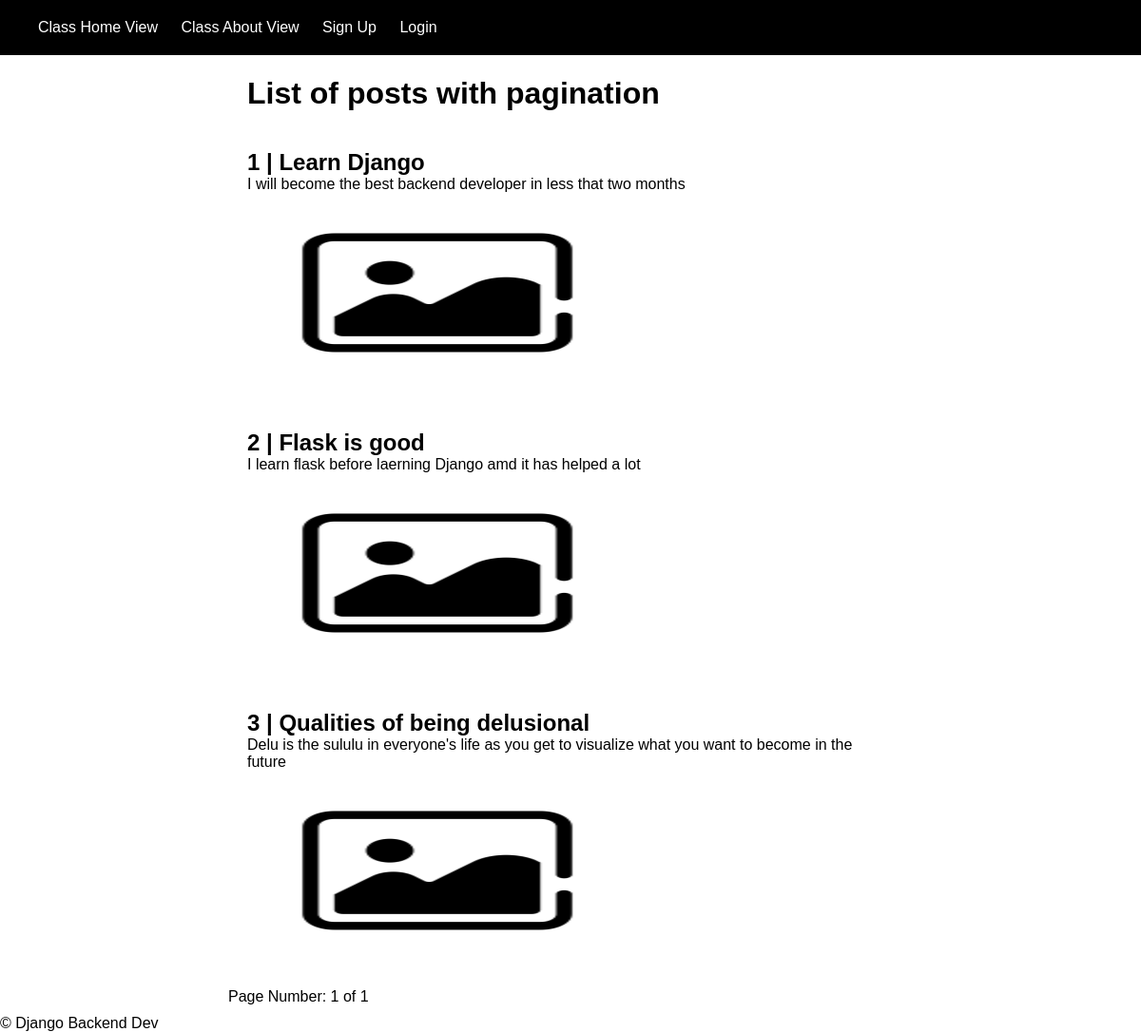
/class-based-view?page=2, run on an earlier commit of the app's database.
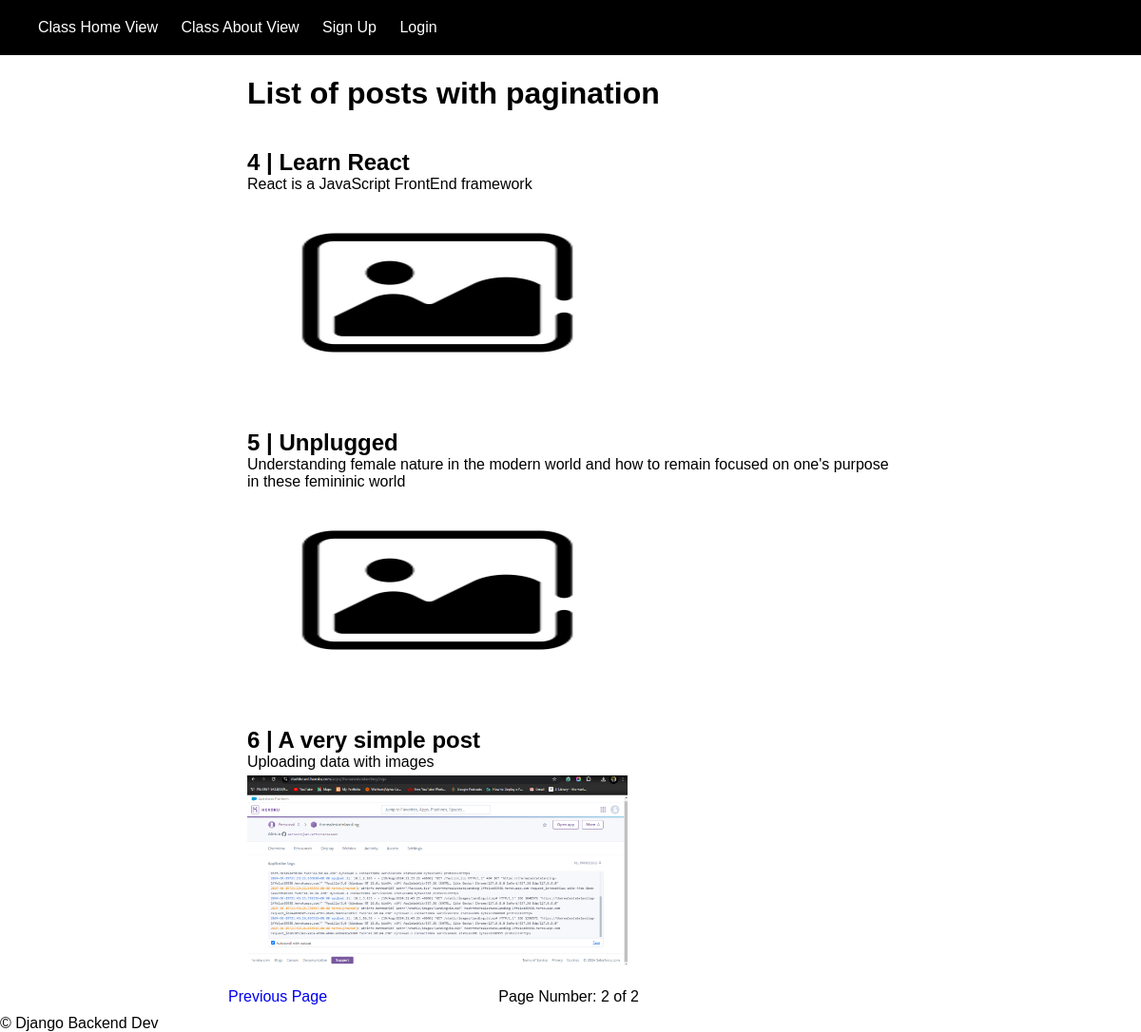
And on a later commit of the database.
### posts/models.py (models this page shows, shortened)
class Post(models.Model):
    title = models.CharField(max_length=255)
    author = models.CharField(max_length=255)
    content = models.TextField()
    image = models.ImageField(upload_to='uploads', default='default.png')
    date_created = models.DateTimeField(auto_now_add=True)

### posts/views.py (the view)
# urls.py: path('class-based-view', views.HomePageView.as_view(), name='home-class-view'),
class HomePageView(View):
    template_name = 'index.html'
    def get(self, request):
        posts = Post.objects.all()
        paginator = Paginator(posts, 3)
        page_number = request.GET.get('page')
        page_obj = paginator.get_page(page_number)
        context = {
            'posts': page_obj,
            'title': 'Home Page'
        }
        return render(request, self.template_name, context)

### templates/index.html (shortened to what this page needs)
{% extends 'base.html' %}
{% load static %}
{% block main %}
   <div class="content">
        <h1>List of posts with pagination</h1>
        {% for post in posts %}
            <div class="post">
                <a href="{% url 'post-details' post_id=post.id %}" class="link"><h2>{{ post.id }} | {{ post.title }}</h2></a>
                <p>{{ post.content }}</p>
                <img src="{{ post.image.url }}" alt="load_image" class="img">
            </div>
        {% endfor %}
        <div class="pagination">
            {% if posts.has_previous %}
                <a href="{% url 'home-class-view' %}?page={{ posts.previous_page_number }}">Previous Page</a>
            {% endif %}
            <p>Page Number: {{ posts.number }} of {{ posts.paginator.num_pages }}</p>
        </div>
   </div>
{% endblock main %}

### templates/base.html (shortened to what this page needs)
{% load static %}
<!DOCTYPE html>
<html lang="en">
<head>
    <link rel="stylesheet" href="{% static 'css/main.css' %}">
</head>
<body>
    <header>
        {% if request.user.is_authenticated %}
            <a class="nav-link" href="{% url 'posts-home' %}">Home</a>
            <a class="nav-link" href="{% url 'create-post' %}">Create Post</a>
            <a class="nav-link" href="{% url 'logout' %}">Logout</a>
        {% else %}
            <a class="nav-link" href="{% url 'home-class-view' %}">Class Home View</a>
            <a class="nav-link" href="{% url 'about-page' %}">Class About View</a>
            <a class="nav-link" href="{% url 'signup' %}">Sign Up</a>
            <a class="nav-link" href="{% url 'login' %}">Login</a>
        {% endif %}
    </header>
    {% block main %}
    {% endblock main %}
    <footer>
        &copy; Django Backend Dev
    </footer>
</body>
</html>

### posts/static/css/main.css (style rules this page uses)
* { padding: 0; margin: 0; box-sizing: border-box; font-family: 'Gill Sans', 'Gill Sans MT', Calibri, 'Trebuchet MS', sans-serif; }
header { background-color: black; padding: 20px; top: 0; left: 0; position: fixed; width: 100%; }
.nav-link { color: white; margin-left: 20px; }
a { text-decoration: none; }
h1 { margin: 20px; }
.content { width: 60%; margin: auto; margin-top: 80px; }
.post { padding: 20px; }
.link { color: black; text-decoration: none; }
.pagination { display:flex; justify-content: space-between; width: 60%; margin-bottom: 10px; }
.img { width: 400px; height: 200px; margin-top: 5px; }

What changed in the data, as far as the page shows it:
no longer on this page (row edited): Post: id "1", title "Learn Django", content "I will become the best backend developer in less that two months", image (placeholder picture)
no longer on this page (row unchanged): Post: id "2", title "Flask is good", content "I learn flask before laerning Django amd it has helped a lot", image (placeholder picture)
no longer on this page (row unchanged): Post: id "3", title "Qualities of being delusional", content "Delu is the sululu in everyone's life as you get to visualize what you want to become in the future", image (placeholder picture)
added Post: id "4", title "Learn React", content "React is a JavaScript FrontEnd framework", image (placeholder picture)
added Post: id "5", title "Unplugged", content "Understanding female nature in the modern world and how to remain focused on one's purpose in these femininic world", image (placeholder picture)
added Post: id "6", title "A very simple post", content "Uploading data with images", image (picture)
Also different on the page:
{{ posts.number }}: "1" → "2"
{{ posts.paginator.num_pages }}: "1" → "2"
text now shown: "Previous Page"
